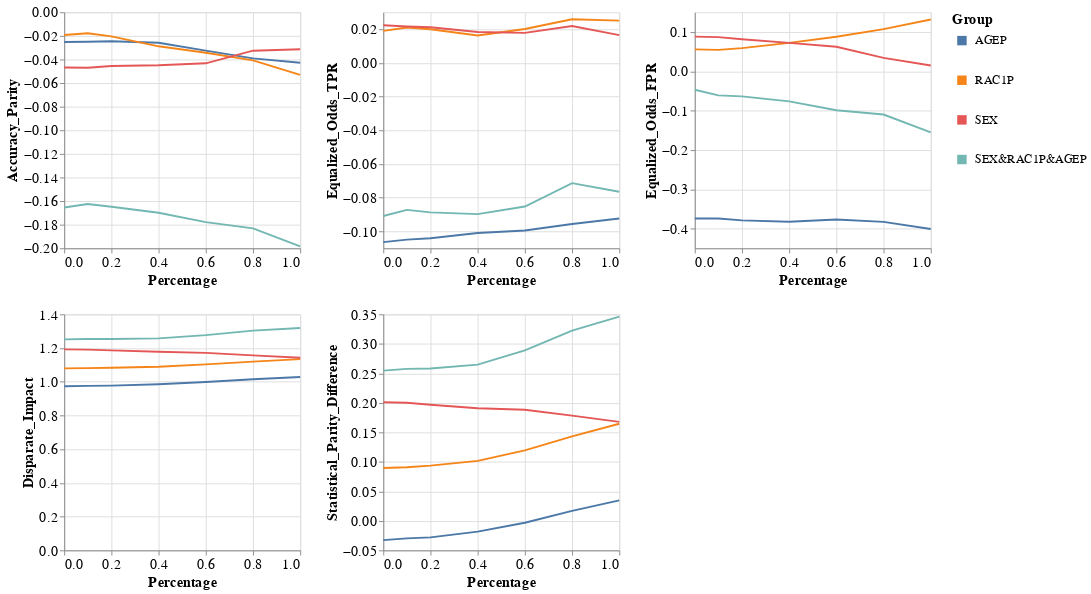

Notebook code cell kept with this figure:
### Code cell
visualizer.create_groups_grid_pct_lines_plot(model_name=MODEL_NAMES[0],
                                             target_preprocessing_technique=PREPROCESSING_TECHNIQUES[0],
                                             group_metrics_type='fairness')

### Figure 1 — Vega-Lite specification as saved in the notebook (floating-point values rounded to 4 significant figures)
{"config": {"view": {"continuousWidth": 400, "continuousHeight": 300}, "axis": {"labelFontSize": 15, "titleFontSize": 15}, "legend": {"labelFontSize": 13, "symbolStrokeWidth": 10, "titleFontSize": 15}}, "vconcat": [{"hconcat": [{"mark": "line", "encoding": {"color": {"field": "Group", "type": "nominal"}, "x": {"field": "Percentage", "type": "quantitative"}, "y": {"field": "Metric_Value", "title": "Accuracy_Parity", "type": "quantitative"}}, "height": 250, "width": 250}, {"data": {"name": "data-ecb1a989b66619860ce8284e9abd368c"}, "mark": "line", "encoding": {"color": {"field": "Group", "type": "nominal"}, "x": {"field": "Percentage", "type": "quantitative"}, "y": {"field": "Metric_Value", "title": "Equalized_Odds_TPR", "type": "quantitative"}}, "height": 250, "width": 250}, {"data": {"name": "data-76d22b068331f769b8b0001e3ef880e1"}, "mark": "line", "encoding": {"color": {"field": "Group", "type": "nominal"}, "x": {"field": "Percentage", "type": "quantitative"}, "y": {"field": "Metric_Value", "title": "Equalized_Odds_FPR", "type": "quantitative"}}, "height": 250, "width": 250}]}, {"hconcat": [{"mark": "line", "encoding": {"color": {"field": "Group", "type": "nominal"}, "x": {"field": "Percentage", "type": "quantitative"}, "y": {"field": "Metric_Value", "title": "Disparate_Impact", "type": "quantitative"}}, "height": 250, "width": 250}, {"data": {"name": "data-55ba518d4d6bd55d8f86ed5333018a68"}, "mark": "line", "encoding": {"color": {"field": "Group", "type": "nominal"}, "x": {"field": "Percentage", "type": "quantitative"}, "y": {"field": "Metric_Value", "title": "Statistical_Parity_Difference", "type": "quantitative"}}, "height": 250, "width": 250}], "data": {"name": "data-5165c9ff7e15a899fffba7513a41861d"}}], "data": {"name": "data-32284a1a4ec113fc23e8925ab7599280"}, "$schema": "https://vega.github.io/schema/vega-lite/v4.17.0.json", "datasets": {"data-32284a1a4ec113fc23e8925ab7599280": [{"Model_Name": "DecisionTreeClassifier", "Metric": "Accuracy_Parity", "Group": "AGEP", "Metric_Value": -0.02523, "Percentage": 0.0}, {"Model_Name": "DecisionTreeClassifier", "Metric": "Accuracy_Parity", "Group": "RAC1P", "Metric_Value": -0.0193, "Percentage": 0.0}, {"Model_Name": "DecisionTreeClassifier", "Metric": "Accuracy_Parity", "Group": "SEX", "Metric_Value": -0.04682, "Percentage": 0.0}, {"Model_Name": "DecisionTreeClassifier", "Metric": "Accuracy_Parity", "Group": "SEX&RAC1P&AGEP", "Metric_Value": -0.1655, "Percentage": 0.0}, {"Model_Name": "DecisionTreeClassifier", "Metric": "Accuracy_Parity", "Group": "AGEP", "Metric_Value": -0.02501, "Percentage": 0.1}, {"Model_Name": "DecisionTreeClassifier", "Metric": "Accuracy_Parity", "Group": "RAC1P", "Metric_Value": -0.01779, "Percentage": 0.1}, {"Model_Name": "DecisionTreeClassifier", "Metric": "Accuracy_Parity", "Group": "SEX", "Metric_Value": -0.047, "Percentage": 0.1}, {"Model_Name": "DecisionTreeClassifier", "Metric": "Accuracy_Parity", "Group": "SEX&RAC1P&AGEP", "Metric_Value": -0.1625, "Percentage": 0.1}, {"Model_Name": "DecisionTreeClassifier", "Metric": "Accuracy_Parity", "Group": "AGEP", "Metric_Value": -0.02457, "Percentage": 0.2}, {"Model_Name": "DecisionTreeClassifier", "Metric": "Accuracy_Parity", "Group": "RAC1P", "Metric_Value": -0.02043, "Percentage": 0.2}, {"Model_Name": "DecisionTreeClassifier", "Metric": "Accuracy_Parity", "Group": "SEX", "Metric_Value": -0.04557, "Percentage": 0.2}, {"Model_Name": "DecisionTreeClassifier", "Metric": "Accuracy_Parity", "Group": "SEX&RAC1P&AGEP", "Metric_Value": -0.1648, "Percentage": 0.2}, {"Model_Name": "DecisionTreeClassifier", "Metric": "Accuracy_Parity", "Group": "AGEP", "Metric_Value": -0.02583, "Percentage": 0.4}, {"Model_Name": "DecisionTreeClassifier", "Metric": "Accuracy_Parity", "Group": "RAC1P", "Metric_Value": -0.02884, "Percentage": 0.4}, {"Model_Name": "DecisionTreeClassifier", "Metric": "Accuracy_Parity", "Group": "SEX", "Metric_Value": -0.04487, "Percentage": 0.4}, {"Model_Name": "DecisionTreeClassifier", "Metric": "Accuracy_Parity", "Group": "SEX&RAC1P&AGEP", "Metric_Value": -0.1699, "Percentage": 0.4}, {"Model_Name": "DecisionTreeClassifier", "Metric": "Accuracy_Parity", "Group": "AGEP", "Metric_Value": -0.03248, "Percentage": 0.6}, {"Model_Name": "DecisionTreeClassifier", "Metric": "Accuracy_Parity", "Group": "RAC1P", "Metric_Value": -0.03429, "Percentage": 0.6}, {"Model_Name": "DecisionTreeClassifier", "Metric": "Accuracy_Parity", "Group": "SEX", "Metric_Value": -0.04325, "Percentage": 0.6}, {"Model_Name": "DecisionTreeClassifier", "Metric": "Accuracy_Parity", "Group": "SEX&RAC1P&AGEP", "Metric_Value": -0.1778, "Percentage": 0.6}, {"Model_Name": "DecisionTreeClassifier", "Metric": "Accuracy_Parity", "Group": "AGEP", "Metric_Value": -0.03904, "Percentage": 0.8}, {"Model_Name": "DecisionTreeClassifier", "Metric": "Accuracy_Parity", "Group": "RAC1P", "Metric_Value": -0.0407, "Percentage": 0.8}, {"Model_Name": "DecisionTreeClassifier", "Metric": "Accuracy_Parity", "Group": "SEX", "Metric_Value": -0.03255, "Percentage": 0.8}, {"Model_Name": "DecisionTreeClassifier", "Metric": "Accuracy_Parity", "Group": "SEX&RAC1P&AGEP", "Metric_Value": -0.1831, "Percentage": 0.8}, {"Model_Name": "DecisionTreeClassifier", "Metric": "Accuracy_Parity", "Group": "AGEP", "Metric_Value": -0.0428, "Percentage": 1.0}, {"Model_Name": "DecisionTreeClassifier", "Metric": "Accuracy_Parity", "Group": "RAC1P", "Metric_Value": -0.0531, "Percentage": 1.0}, {"Model_Name": "DecisionTreeClassifier", "Metric": "Accuracy_Parity", "Group": "SEX", "Metric_Value": -0.03133, "Percentage": 1.0}, {"Model_Name": "DecisionTreeClassifier", "Metric": "Accuracy_Parity", "Group": "SEX&RAC1P&AGEP", "Metric_Value": -0.1983, "Percentage": 1.0}], "data-ecb1a989b66619860ce8284e9abd368c": [{"Model_Name": "DecisionTreeClassifier", "Metric": "Equalized_Odds_TPR", "Group": "AGEP", "Metric_Value": -0.1063, "Percentage": 0.0}, {"Model_Name": "DecisionTreeClassifier", "Metric": "Equalized_Odds_TPR", "Group": "RAC1P", "Metric_Value": 0.01897, "Percentage": 0.0}, {"Model_Name": "DecisionTreeClassifier", "Metric": "Equalized_Odds_TPR", "Group": "SEX", "Metric_Value": 0.0223, "Percentage": 0.0}, {"Model_Name": "DecisionTreeClassifier", "Metric": "Equalized_Odds_TPR", "Group": "SEX&RAC1P&AGEP", "Metric_Value": -0.09084, "Percentage": 0.0}, {"Model_Name": "DecisionTreeClassifier", "Metric": "Equalized_Odds_TPR", "Group": "AGEP", "Metric_Value": -0.1048, "Percentage": 0.1}, {"Model_Name": "DecisionTreeClassifier", "Metric": "Equalized_Odds_TPR", "Group": "RAC1P", "Metric_Value": 0.02094, "Percentage": 0.1}, {"Model_Name": "DecisionTreeClassifier", "Metric": "Equalized_Odds_TPR", "Group": "SEX", "Metric_Value": 0.02159, "Percentage": 0.1}, {"Model_Name": "DecisionTreeClassifier", "Metric": "Equalized_Odds_TPR", "Group": "SEX&RAC1P&AGEP", "Metric_Value": -0.08721, "Percentage": 0.1}, {"Model_Name": "DecisionTreeClassifier", "Metric": "Equalized_Odds_TPR", "Group": "AGEP", "Metric_Value": -0.104, "Percentage": 0.2}, {"Model_Name": "DecisionTreeClassifier", "Metric": "Equalized_Odds_TPR", "Group": "RAC1P", "Metric_Value": 0.01993, "Percentage": 0.2}, {"Model_Name": "DecisionTreeClassifier", "Metric": "Equalized_Odds_TPR", "Group": "SEX", "Metric_Value": 0.02109, "Percentage": 0.2}, {"Model_Name": "DecisionTreeClassifier", "Metric": "Equalized_Odds_TPR", "Group": "SEX&RAC1P&AGEP", "Metric_Value": -0.08868, "Percentage": 0.2}, {"Model_Name": "DecisionTreeClassifier", "Metric": "Equalized_Odds_TPR", "Group": "AGEP", "Metric_Value": -0.1009, "Percentage": 0.4}, {"Model_Name": "DecisionTreeClassifier", "Metric": "Equalized_Odds_TPR", "Group": "RAC1P", "Metric_Value": 0.01623, "Percentage": 0.4}, {"Model_Name": "DecisionTreeClassifier", "Metric": "Equalized_Odds_TPR", "Group": "SEX", "Metric_Value": 0.01828, "Percentage": 0.4}, {"Model_Name": "DecisionTreeClassifier", "Metric": "Equalized_Odds_TPR", "Group": "SEX&RAC1P&AGEP", "Metric_Value": -0.08975, "Percentage": 0.4}, {"Model_Name": "DecisionTreeClassifier", "Metric": "Equalized_Odds_TPR", "Group": "AGEP", "Metric_Value": -0.09949, "Percentage": 0.6}, {"Model_Name": "DecisionTreeClassifier", "Metric": "Equalized_Odds_TPR", "Group": "RAC1P", "Metric_Value": 0.02005, "Percentage": 0.6}, {"Model_Name": "DecisionTreeClassifier", "Metric": "Equalized_Odds_TPR", "Group": "SEX", "Metric_Value": 0.01778, "Percentage": 0.6}, {"Model_Name": "DecisionTreeClassifier", "Metric": "Equalized_Odds_TPR", "Group": "SEX&RAC1P&AGEP", "Metric_Value": -0.08524, "Percentage": 0.6}, {"Model_Name": "DecisionTreeClassifier", "Metric": "Equalized_Odds_TPR", "Group": "AGEP", "Metric_Value": -0.09563, "Percentage": 0.8}, {"Model_Name": "DecisionTreeClassifier", "Metric": "Equalized_Odds_TPR", "Group": "RAC1P", "Metric_Value": 0.02584, "Percentage": 0.8}, {"Model_Name": "DecisionTreeClassifier", "Metric": "Equalized_Odds_TPR", "Group": "SEX", "Metric_Value": 0.02185, "Percentage": 0.8}, {"Model_Name": "DecisionTreeClassifier", "Metric": "Equalized_Odds_TPR", "Group": "SEX&RAC1P&AGEP", "Metric_Value": -0.07139, "Percentage": 0.8}, {"Model_Name": "DecisionTreeClassifier", "Metric": "Equalized_Odds_TPR", "Group": "AGEP", "Metric_Value": -0.09232, "Percentage": 1.0}, {"Model_Name": "DecisionTreeClassifier", "Metric": "Equalized_Odds_TPR", "Group": "RAC1P", "Metric_Value": 0.02502, "Percentage": 1.0}, {"Model_Name": "DecisionTreeClassifier", "Metric": "Equalized_Odds_TPR", "Group": "SEX", "Metric_Value": 0.01643, "Percentage": 1.0}, {"Model_Name": "DecisionTreeClassifier", "Metric": "Equalized_Odds_TPR", "Group": "SEX&RAC1P&AGEP", "Metric_Value": -0.07645, "Percentage": 1.0}], "data-76d22b068331f769b8b0001e3ef880e1": [{"Model_Name": "DecisionTreeClassifier", "Metric": "Equalized_Odds_FPR", "Group": "AGEP", "Metric_Value": -0.3741, "Percentage": 0.0}, {"Model_Name": "DecisionTreeClassifier", "Metric": "Equalized_Odds_FPR", "Group": "RAC1P", "Metric_Value": 0.05562, "Percentage": 0.0}, {"Model_Name": "DecisionTreeClassifier", "Metric": "Equalized_Odds_FPR", "Group": "SEX", "Metric_Value": 0.0881, "Percentage": 0.0}, {"Model_Name": "DecisionTreeClassifier", "Metric": "Equalized_Odds_FPR", "Group": "SEX&RAC1P&AGEP", "Metric_Value": -0.04695, "Percentage": 0.0}, {"Model_Name": "DecisionTreeClassifier", "Metric": "Equalized_Odds_FPR", "Group": "AGEP", "Metric_Value": -0.3743, "Percentage": 0.1}, {"Model_Name": "DecisionTreeClassifier", "Metric": "Equalized_Odds_FPR", "Group": "RAC1P", "Metric_Value": 0.05452, "Percentage": 0.1}, {"Model_Name": "DecisionTreeClassifier", "Metric": "Equalized_Odds_FPR", "Group": "SEX", "Metric_Value": 0.08686, "Percentage": 0.1}, {"Model_Name": "DecisionTreeClassifier", "Metric": "Equalized_Odds_FPR", "Group": "SEX&RAC1P&AGEP", "Metric_Value": -0.06115, "Percentage": 0.1}, {"Model_Name": "DecisionTreeClassifier", "Metric": "Equalized_Odds_FPR", "Group": "AGEP", "Metric_Value": -0.3791, "Percentage": 0.2}, {"Model_Name": "DecisionTreeClassifier", "Metric": "Equalized_Odds_FPR", "Group": "RAC1P", "Metric_Value": 0.05884, "Percentage": 0.2}, {"Model_Name": "DecisionTreeClassifier", "Metric": "Equalized_Odds_FPR", "Group": "SEX", "Metric_Value": 0.08157, "Percentage": 0.2}, {"Model_Name": "DecisionTreeClassifier", "Metric": "Equalized_Odds_FPR", "Group": "SEX&RAC1P&AGEP", "Metric_Value": -0.06385, "Percentage": 0.2}, {"Model_Name": "DecisionTreeClassifier", "Metric": "Equalized_Odds_FPR", "Group": "AGEP", "Metric_Value": -0.3827, "Percentage": 0.4}, {"Model_Name": "DecisionTreeClassifier", "Metric": "Equalized_Odds_FPR", "Group": "RAC1P", "Metric_Value": 0.07213, "Percentage": 0.4}, {"Model_Name": "DecisionTreeClassifier", "Metric": "Equalized_Odds_FPR", "Group": "SEX", "Metric_Value": 0.0723, "Percentage": 0.4}, {"Model_Name": "DecisionTreeClassifier", "Metric": "Equalized_Odds_FPR", "Group": "SEX&RAC1P&AGEP", "Metric_Value": -0.07642, "Percentage": 0.4}, {"Model_Name": "DecisionTreeClassifier", "Metric": "Equalized_Odds_FPR", "Group": "AGEP", "Metric_Value": -0.377, "Percentage": 0.6}, {"Model_Name": "DecisionTreeClassifier", "Metric": "Equalized_Odds_FPR", "Group": "RAC1P", "Metric_Value": 0.08774, "Percentage": 0.6}, {"Model_Name": "DecisionTreeClassifier", "Metric": "Equalized_Odds_FPR", "Group": "SEX", "Metric_Value": 0.06233, "Percentage": 0.6}, {"Model_Name": "DecisionTreeClassifier", "Metric": "Equalized_Odds_FPR", "Group": "SEX&RAC1P&AGEP", "Metric_Value": -0.09903, "Percentage": 0.6}, {"Model_Name": "DecisionTreeClassifier", "Metric": "Equalized_Odds_FPR", "Group": "AGEP", "Metric_Value": -0.383, "Percentage": 0.8}, {"Model_Name": "DecisionTreeClassifier", "Metric": "Equalized_Odds_FPR", "Group": "RAC1P", "Metric_Value": 0.1071, "Percentage": 0.8}, {"Model_Name": "DecisionTreeClassifier", "Metric": "Equalized_Odds_FPR", "Group": "SEX", "Metric_Value": 0.03395, "Percentage": 0.8}, {"Model_Name": "DecisionTreeClassifier", "Metric": "Equalized_Odds_FPR", "Group": "SEX&RAC1P&AGEP", "Metric_Value": -0.1099, "Percentage": 0.8}, {"Model_Name": "DecisionTreeClassifier", "Metric": "Equalized_Odds_FPR", "Group": "AGEP", "Metric_Value": -0.4009, "Percentage": 1.0}, {"Model_Name": "DecisionTreeClassifier", "Metric": "Equalized_Odds_FPR", "Group": "RAC1P", "Metric_Value": 0.1316, "Percentage": 1.0}, {"Model_Name": "DecisionTreeClassifier", "Metric": "Equalized_Odds_FPR", "Group": "SEX", "Metric_Value": 0.01482, "Percentage": 1.0}, {"Model_Name": "DecisionTreeClassifier", "Metric": "Equalized_Odds_FPR", "Group": "SEX&RAC1P&AGEP", "Metric_Value": -0.1553, "Percentage": 1.0}], "data-5165c9ff7e15a899fffba7513a41861d": [{"Model_Name": "DecisionTreeClassifier", "Metric": "Disparate_Impact", "Group": "AGEP", "Metric_Value": 0.9732, "Percentage": 0.0}, {"Model_Name": "DecisionTreeClassifier", "Metric": "Disparate_Impact", "Group": "RAC1P", "Metric_Value": 1.08, "Percentage": 0.0}, {"Model_Name": "DecisionTreeClassifier", "Metric": "Disparate_Impact", "Group": "SEX", "Metric_Value": 1.192, "Percentage": 0.0}, {"Model_Name": "DecisionTreeClassifier", "Metric": "Disparate_Impact", "Group": "SEX&RAC1P&AGEP", "Metric_Value": 1.251, "Percentage": 0.0}, {"Model_Name": "DecisionTreeClassifier", "Metric": "Disparate_Impact", "Group": "AGEP", "Metric_Value": 0.9756, "Percentage": 0.1}, {"Model_Name": "DecisionTreeClassifier", "Metric": "Disparate_Impact", "Group": "RAC1P", "Metric_Value": 1.081, "Percentage": 0.1}, {"Model_Name": "DecisionTreeClassifier", "Metric": "Disparate_Impact", "Group": "SEX", "Metric_Value": 1.191, "Percentage": 0.1}, {"Model_Name": "DecisionTreeClassifier", "Metric": "Disparate_Impact", "Group": "SEX&RAC1P&AGEP", "Metric_Value": 1.254, "Percentage": 0.1}, {"Model_Name": "DecisionTreeClassifier", "Metric": "Disparate_Impact", "Group": "AGEP", "Metric_Value": 0.9772, "Percentage": 0.2}, {"Model_Name": "DecisionTreeClassifier", "Metric": "Disparate_Impact", "Group": "RAC1P", "Metric_Value": 1.083, "Percentage": 0.2}, {"Model_Name": "DecisionTreeClassifier", "Metric": "Disparate_Impact", "Group": "SEX", "Metric_Value": 1.187, "Percentage": 0.2}, {"Model_Name": "DecisionTreeClassifier", "Metric": "Disparate_Impact", "Group": "SEX&RAC1P&AGEP", "Metric_Value": 1.254, "Percentage": 0.2}, {"Model_Name": "DecisionTreeClassifier", "Metric": "Disparate_Impact", "Group": "AGEP", "Metric_Value": 0.9857, "Percentage": 0.4}, {"Model_Name": "DecisionTreeClassifier", "Metric": "Disparate_Impact", "Group": "RAC1P", "Metric_Value": 1.089, "Percentage": 0.4}, {"Model_Name": "DecisionTreeClassifier", "Metric": "Disparate_Impact", "Group": "SEX", "Metric_Value": 1.178, "Percentage": 0.4}, {"Model_Name": "DecisionTreeClassifier", "Metric": "Disparate_Impact", "Group": "SEX&RAC1P&AGEP", "Metric_Value": 1.257, "Percentage": 0.4}, {"Model_Name": "DecisionTreeClassifier", "Metric": "Disparate_Impact", "Group": "AGEP", "Metric_Value": 0.9983, "Percentage": 0.6}, {"Model_Name": "DecisionTreeClassifier", "Metric": "Disparate_Impact", "Group": "RAC1P", "Metric_Value": 1.103, "Percentage": 0.6}, {"Model_Name": "DecisionTreeClassifier", "Metric": "Disparate_Impact", "Group": "SEX", "Metric_Value": 1.171, "Percentage": 0.6}, {"Model_Name": "DecisionTreeClassifier", "Metric": "Disparate_Impact", "Group": "SEX&RAC1P&AGEP", "Metric_Value": 1.276, "Percentage": 0.6}, {"Model_Name": "DecisionTreeClassifier", "Metric": "Disparate_Impact", "Group": "AGEP", "Metric_Value": 1.015, "Percentage": 0.8}, {"Model_Name": "DecisionTreeClassifier", "Metric": "Disparate_Impact", "Group": "RAC1P", "Metric_Value": 1.12, "Percentage": 0.8}, {"Model_Name": "DecisionTreeClassifier", "Metric": "Disparate_Impact", "Group": "SEX", "Metric_Value": 1.157, "Percentage": 0.8}, {"Model_Name": "DecisionTreeClassifier", "Metric": "Disparate_Impact", "Group": "SEX&RAC1P&AGEP", "Metric_Value": 1.303, "Percentage": 0.8}, {"Model_Name": "DecisionTreeClassifier", "Metric": "Disparate_Impact", "Group": "AGEP", "Metric_Value": 1.029, "Percentage": 1.0}, {"Model_Name": "DecisionTreeClassifier", "Metric": "Disparate_Impact", "Group": "RAC1P", "Metric_Value": 1.134, "Percentage": 1.0}, {"Model_Name": "DecisionTreeClassifier", "Metric": "Disparate_Impact", "Group": "SEX", "Metric_Value": 1.142, "Percentage": 1.0}, {"Model_Name": "DecisionTreeClassifier", "Metric": "Disparate_Impact", "Group": "SEX&RAC1P&AGEP", "Metric_Value": 1.319, "Percentage": 1.0}], "data-55ba518d4d6bd55d8f86ed5333018a68": [{"Model_Name": "DecisionTreeClassifier", "Metric": "Statistical_Parity_Difference", "Group": "AGEP", "Metric_Value": -0.03259, "Percentage": 0.0}, {"Model_Name": "DecisionTreeClassifier", "Metric": "Statistical_Parity_Difference", "Group": "RAC1P", "Metric_Value": 0.08962, "Percentage": 0.0}, {"Model_Name": "DecisionTreeClassifier", "Metric": "Statistical_Parity_Difference", "Group": "SEX", "Metric_Value": 0.2011, "Percentage": 0.0}, {"Model_Name": "DecisionTreeClassifier", "Metric": "Statistical_Parity_Difference", "Group": "SEX&RAC1P&AGEP", "Metric_Value": 0.2546, "Percentage": 0.0}, {"Model_Name": "DecisionTreeClassifier", "Metric": "Statistical_Parity_Difference", "Group": "AGEP", "Metric_Value": -0.02965, "Percentage": 0.1}, {"Model_Name": "DecisionTreeClassifier", "Metric": "Statistical_Parity_Difference", "Group": "RAC1P", "Metric_Value": 0.09085, "Percentage": 0.1}, {"Model_Name": "DecisionTreeClassifier", "Metric": "Statistical_Parity_Difference", "Group": "SEX", "Metric_Value": 0.2001, "Percentage": 0.1}, {"Model_Name": "DecisionTreeClassifier", "Metric": "Statistical_Parity_Difference", "Group": "SEX&RAC1P&AGEP", "Metric_Value": 0.2575, "Percentage": 0.1}, {"Model_Name": "DecisionTreeClassifier", "Metric": "Statistical_Parity_Difference", "Group": "AGEP", "Metric_Value": -0.02806, "Percentage": 0.2}, {"Model_Name": "DecisionTreeClassifier", "Metric": "Statistical_Parity_Difference", "Group": "RAC1P", "Metric_Value": 0.09367, "Percentage": 0.2}, {"Model_Name": "DecisionTreeClassifier", "Metric": "Statistical_Parity_Difference", "Group": "SEX", "Metric_Value": 0.1969, "Percentage": 0.2}, {"Model_Name": "DecisionTreeClassifier", "Metric": "Statistical_Parity_Difference", "Group": "SEX&RAC1P&AGEP", "Metric_Value": 0.2583, "Percentage": 0.2}, {"Model_Name": "DecisionTreeClassifier", "Metric": "Statistical_Parity_Difference", "Group": "AGEP", "Metric_Value": -0.01821, "Percentage": 0.4}, {"Model_Name": "DecisionTreeClassifier", "Metric": "Statistical_Parity_Difference", "Group": "RAC1P", "Metric_Value": 0.1017, "Percentage": 0.4}, {"Model_Name": "DecisionTreeClassifier", "Metric": "Statistical_Parity_Difference", "Group": "SEX", "Metric_Value": 0.1908, "Percentage": 0.4}, {"Model_Name": "DecisionTreeClassifier", "Metric": "Statistical_Parity_Difference", "Group": "SEX&RAC1P&AGEP", "Metric_Value": 0.2649, "Percentage": 0.4}, {"Model_Name": "DecisionTreeClassifier", "Metric": "Statistical_Parity_Difference", "Group": "AGEP", "Metric_Value": -0.003271, "Percentage": 0.6}, {"Model_Name": "DecisionTreeClassifier", "Metric": "Statistical_Parity_Difference", "Group": "RAC1P", "Metric_Value": 0.1196, "Percentage": 0.6}, {"Model_Name": "DecisionTreeClassifier", "Metric": "Statistical_Parity_Difference", "Group": "SEX", "Metric_Value": 0.1882, "Percentage": 0.6}, {"Model_Name": "DecisionTreeClassifier", "Metric": "Statistical_Parity_Difference", "Group": "SEX&RAC1P&AGEP", "Metric_Value": 0.289, "Percentage": 0.6}, {"Model_Name": "DecisionTreeClassifier", "Metric": "Statistical_Parity_Difference", "Group": "AGEP", "Metric_Value": 0.01695, "Percentage": 0.8}, {"Model_Name": "DecisionTreeClassifier", "Metric": "Statistical_Parity_Difference", "Group": "RAC1P", "Metric_Value": 0.1431, "Percentage": 0.8}, {"Model_Name": "DecisionTreeClassifier", "Metric": "Statistical_Parity_Difference", "Group": "SEX", "Metric_Value": 0.1784, "Percentage": 0.8}, {"Model_Name": "DecisionTreeClassifier", "Metric": "Statistical_Parity_Difference", "Group": "SEX&RAC1P&AGEP", "Metric_Value": 0.3223, "Percentage": 0.8}, {"Model_Name": "DecisionTreeClassifier", "Metric": "Statistical_Parity_Difference", "Group": "AGEP", "Metric_Value": 0.03471, "Percentage": 1.0}, {"Model_Name": "DecisionTreeClassifier", "Metric": "Statistical_Parity_Difference", "Group": "RAC1P", "Metric_Value": 0.1646, "Percentage": 1.0}, {"Model_Name": "DecisionTreeClassifier", "Metric": "Statistical_Parity_Difference", "Group": "SEX", "Metric_Value": 0.1678, "Percentage": 1.0}, {"Model_Name": "DecisionTreeClassifier", "Metric": "Statistical_Parity_Difference", "Group": "SEX&RAC1P&AGEP", "Metric_Value": 0.3462, "Percentage": 1.0}]}}
